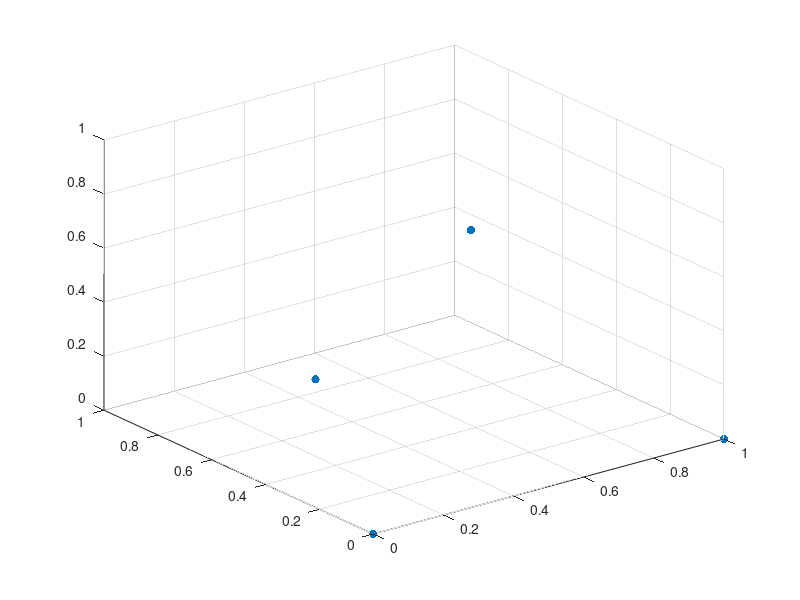

Reproduce this figure in MATLAB. (Note: this script raises an error after producing the figure.)
clearvars;

v_ha = [0;0;0];
v_ha_mut = [1;0;0];
v_la = [0.5;sqrt(3)/2;0];
v_la_mut = [.5;sqrt(3)/6;sqrt(2/3)];

v = [v_la,v_la_mut,v_ha,v_ha_mut];



%%
f=figure;
scatter3(v(1,:),v(2,:),v(3,:),'filled')
f.Position(1) = 1547;
f.Position(3:4) = [664 543];
hold on;
view(-32,9)
%%
cohort_name = "cohort_221021113614089";
path_to_cohort_file = sprintf("../data/%s/%s.mat",cohort_name,cohort_name);
load(path_to_cohort_file,"total_runs","ids")

for si = 1:total_runs
sim_name = ids(si);

path_to_sim_folder = sprintf("../data/%s",sim_name);

load(sprintf("%s/output_final.mat",path_to_sim_folder),"tracked")

a = tracked.phase_cell_hours./tracked.NT;
a = reshape(a,[],4)';


%%
% scatter3(v(1,:)*a,v(2,:)*a,v(3,:)*a,10,'green','filled')
plot3(v(1,:)*a,v(2,:)*a,v(3,:)*a,'black',"LineWidth",1)
end